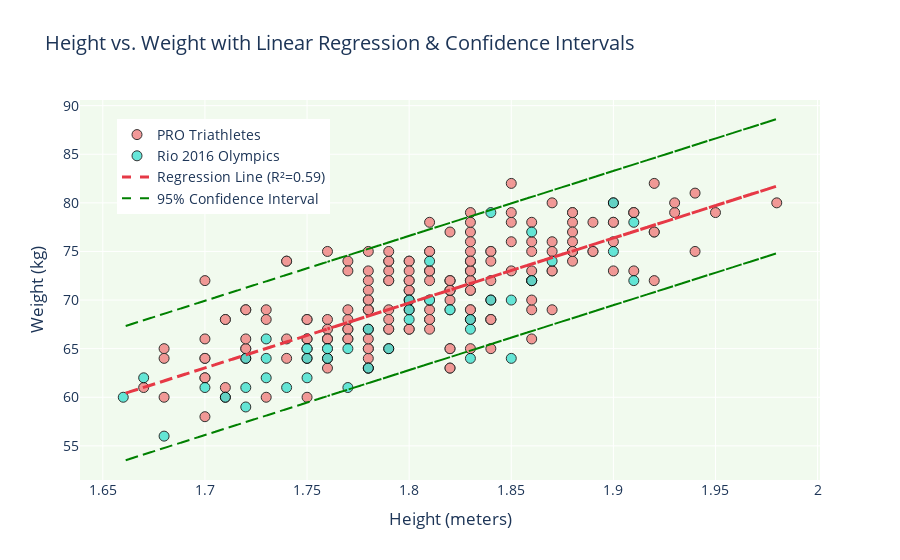
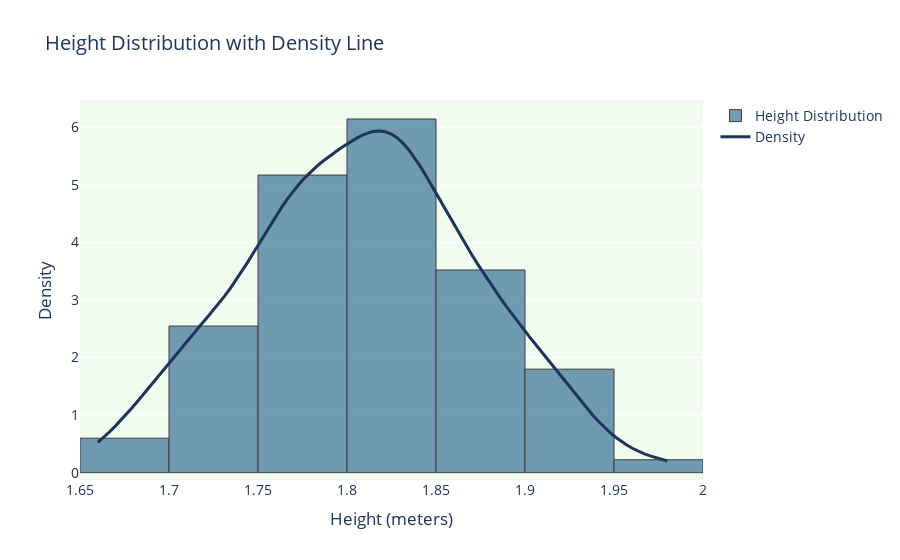
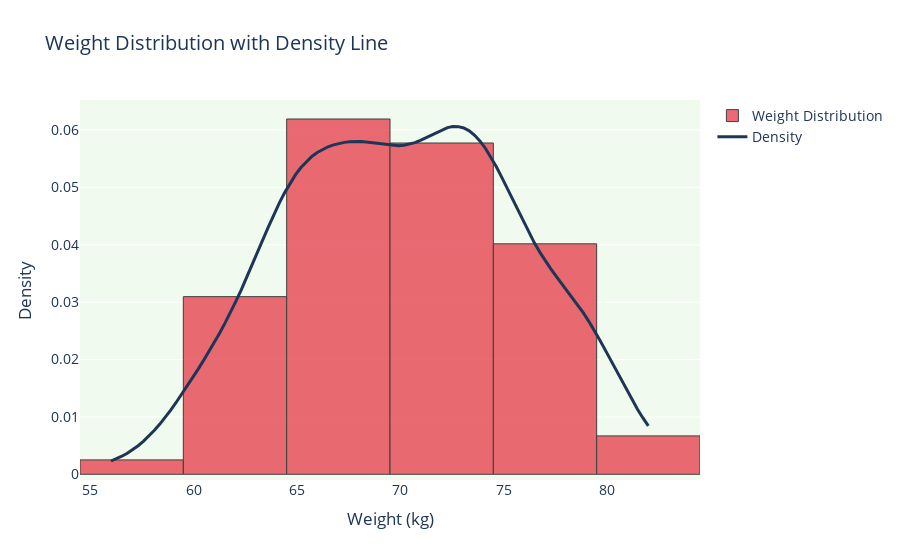

Notebook cell for these charts, in order:
### Markdown cell above
Check out the distribution of these heights and weights from elite athletes - I explain how the data was collected in ironman_elite_men_data_collection.ipynb - let's do a linear regression as well

### Code cell
import pandas as pd
import numpy as np
from scipy import stats
from sklearn.linear_model import LinearRegression
import plotly.graph_objects as go
import plotly.express as px

# File path to the combined dataset
file_path = '/Users/ngirmay/Documents/GitHub/ironman_retrospective/IronMan_2023/body_composition/All_athletes_height_weight.csv'

# Load the dataset
df = pd.read_csv(file_path)

# 1. Normality test for height and weight (Shapiro-Wilk Test)
shapiro_height = stats.shapiro(df['Final_Height'].dropna())
shapiro_weight = stats.shapiro(df['Final_Weight'].dropna())
print(f"Shapiro-Wilk test for Height: {shapiro_height}")
print(f"Shapiro-Wilk test for Weight: {shapiro_weight}")

# 2. Correlation Coefficient (Spearman)
spearman_corr = df[['Final_Height', 'Final_Weight']].corr(method='spearman')
print("\nSpearman Correlation between Height and Weight:")
print(spearman_corr)

# Filter PRO Triathletes and Rio 2016 Olympics athletes
df_pro = df[df['Source'] == 'PRO Triathletes']
df_rio = df[df['Source'] == 'Rio 2016 Olympics']

# Drop missing values for regression
df_clean = df[['Final_Height', 'Final_Weight']].dropna()

# Reshape data for linear regression
X = df_clean['Final_Height'].values.reshape(-1, 1)
y = df_clean['Final_Weight'].values

# Create and fit the model
reg = LinearRegression()
reg.fit(X, y)

# Predicted values and confidence intervals
y_pred = reg.predict(X)
pred_std = np.std(y - y_pred)  # standard deviation of residuals
conf = 1.96 * pred_std  # 95% confidence interval

# Create Plotly figure
fig = go.Figure()

# Plot PRO Triathletes data points
fig.add_trace(go.Scatter(
    x=df_pro['Final_Height'], y=df_pro['Final_Weight'],
    mode='markers', name='PRO Triathletes',
    marker=dict(color='lightcoral', size=10, line=dict(width=1, color='black')),
    opacity=0.8
))

# Plot Rio 2016 Olympics data points
fig.add_trace(go.Scatter(
    x=df_rio['Final_Height'], y=df_rio['Final_Weight'],
    mode='markers', name='Rio 2016 Olympics',
    marker=dict(color='turquoise', size=10, line=dict(width=1, color='black')),
    opacity=0.8
))

# Plot the regression line
fig.add_trace(go.Scatter(
    x=df_clean['Final_Height'], y=y_pred,
    mode='lines', name=f'Regression Line (R²={reg.score(X, y):.2f})',
    line=dict(color='#E63946', width=3, dash='dash')
))

# Plot confidence interval lines
fig.add_trace(go.Scatter(
    x=df_clean['Final_Height'], y=y_pred - conf,
    mode='lines', name='95% Confidence Interval',
    line=dict(color='green', width=2, dash='dash')
))

fig.add_trace(go.Scatter(
    x=df_clean['Final_Height'], y=y_pred + conf,
    mode='lines', showlegend=False,
    line=dict(color='green', width=2, dash='dash')
))

# Customize plot layout
fig.update_layout(
    title='Height vs. Weight with Linear Regression & Confidence Intervals',
    xaxis_title='Height (meters)',
    yaxis_title='Weight (kg)',
    plot_bgcolor='#f1faee',
    font=dict(size=14, color='#1D3557'),
    legend=dict(x=0.05, y=0.95),
)

# Show the plot
fig.show()

# 4. Z-Scores for Height and Weight (detecting outliers)
df['Height_ZScore'] = np.abs(stats.zscore(df['Final_Height'].dropna()))
df['Weight_ZScore'] = np.abs(stats.zscore(df['Final_Weight'].dropna()))

# Filter athletes with z-scores above 3 (outliers)
outliers = df[(df['Height_ZScore'] > 3) | (df['Weight_ZScore'] > 3)]
print("\nOutliers in Height or Weight (Z-Scores > 3):")
print(outliers[['name', 'Final_Height', 'Final_Weight', 'Height_ZScore', 'Weight_ZScore']])

# 5. Summary statistics
height_summary = df['Final_Height'].describe()
weight_summary = df['Final_Weight'].describe()

print("\nHeight Summary Statistics:")
print(height_summary)

print("\nWeight Summary Statistics:")
print(weight_summary)

# Visualizing height and weight distributions using Plotly
# Create histogram with density line for Height
fig_hist_height = go.Figure()

# Add the histogram for Height
fig_hist_height.add_trace(go.Histogram(
    x=df['Final_Height'],
    nbinsx=10,
    histnorm='probability density',
    name='Height Distribution',
    marker=dict(color='#457B9D', line=dict(width=1, color='black')),
    opacity=0.75
))

# Add the KDE line for Height
height_density = stats.gaussian_kde(df['Final_Height'].dropna())
height_x = np.linspace(df['Final_Height'].min(), df['Final_Height'].max(), 100)
fig_hist_height.add_trace(go.Scatter(
    x=height_x,
    y=height_density(height_x),
    mode='lines',
    name='Density',
    line=dict(color='#1D3557', width=3)
))

# Customize layout
fig_hist_height.update_layout(
    title='Height Distribution with Density Line',
    xaxis_title="Height (meters)",
    yaxis_title="Density",
    plot_bgcolor='#f1faee',
    font=dict(size=14, color='#1D3557'),
    showlegend=True
)

fig_hist_height.show()

# Create histogram with density line for Weight
fig_hist_weight = go.Figure()

# Add the histogram for Weight
fig_hist_weight.add_trace(go.Histogram(
    x=df['Final_Weight'],
    nbinsx=10,
    histnorm='probability density',
    name='Weight Distribution',
    marker=dict(color='#E63946', line=dict(width=1, color='black')),
    opacity=0.75
))

# Add the KDE line for Weight
weight_density = stats.gaussian_kde(df['Final_Weight'].dropna())
weight_x = np.linspace(df['Final_Weight'].min(), df['Final_Weight'].max(), 100)
fig_hist_weight.add_trace(go.Scatter(
    x=weight_x,
    y=weight_density(weight_x),
    mode='lines',
    name='Density',
    line=dict(color='#1D3557', width=3)
))

# Customize layout
fig_hist_weight.update_layout(
    title='Weight Distribution with Density Line',
    xaxis_title="Weight (kg)",
    yaxis_title="Density",
    plot_bgcolor='#f1faee',
    font=dict(size=14, color='#1D3557'),
    showlegend=True
)

fig_hist_weight.show()

### Figure 1 — Plotly figure (JSON) as saved in the notebook; plotly's stock layout.template omitted (floating-point values rounded to 4 significant figures; data arrays with more than 128 entries replaced by an {"elided": "..."} marker saying what was removed)
{"data": [{"marker": {"color": "lightcoral", "line": {"color": "black", "width": 1}, "size": 10}, "mode": "markers", "name": "PRO Triathletes", "opacity": 0.8, "type": "scatter", "x": {"elided": "220 float values"}, "y": {"elided": "220 int values"}}, {"marker": {"color": "turquoise", "line": {"color": "black", "width": 1}, "size": 10}, "mode": "markers", "name": "Rio 2016 Olympics", "opacity": 0.8, "type": "scatter", "x": {"elided": "817 float values"}, "y": {"elided": "817 int values"}}, {"line": {"color": "#E63946", "dash": "dash", "width": 3}, "mode": "lines", "name": "Regression Line (R²=0.59)", "type": "scatter", "x": {"elided": "239 float values"}, "y": {"elided": "239 float values"}}, {"line": {"color": "green", "dash": "dash", "width": 2}, "mode": "lines", "name": "95% Confidence Interval", "type": "scatter", "x": {"elided": "239 float values"}, "y": {"elided": "239 float values"}}, {"line": {"color": "green", "dash": "dash", "width": 2}, "mode": "lines", "showlegend": false, "type": "scatter", "x": {"elided": "239 float values"}, "y": {"elided": "239 float values"}}], "layout": {"font": {"color": "#1D3557", "size": 14}, "legend": {"x": 0.05, "y": 0.95}, "plot_bgcolor": "#f1faee", "title": {"text": "Height vs. Weight with Linear Regression & Confidence Intervals"}, "xaxis": {"title": {"text": "Height (meters)"}}, "yaxis": {"title": {"text": "Weight (kg)"}}}}

### Figure 2 — Plotly figure (JSON) as saved in the notebook; plotly's stock layout.template omitted (floating-point values rounded to 4 significant figures; data arrays with more than 128 entries replaced by an {"elided": "..."} marker saying what was removed)
{"data": [{"histnorm": "probability density", "marker": {"color": "#457B9D", "line": {"color": "black", "width": 1}}, "name": "Height Distribution", "nbinsx": 10, "opacity": 0.75, "type": "histogram", "x": {"elided": "1037 float values"}}, {"line": {"color": "#1D3557", "width": 3}, "mode": "lines", "name": "Density", "type": "scatter", "x": [1.66, 1.663, 1.666, 1.67, 1.673, 1.676, 1.679, 1.683, 1.686, 1.689, 1.692, 1.696, 1.699, 1.702, 1.705, 1.708, 1.712, 1.715, 1.718, 1.721, 1.725, 1.728, 1.731, 1.734, 1.738, 1.741, 1.744, 1.747, 1.751, 1.754, 1.757, 1.76, 1.763, 1.767, 1.77, 1.773, 1.776, 1.78, 1.783, 1.786, 1.789, 1.793, 1.796, 1.799, 1.802, 1.805, 1.809, 1.812, 1.815, 1.818, 1.822, 1.825, 1.828, 1.831, 1.835, 1.838, 1.841, 1.844, 1.847, 1.851, 1.854, 1.857, 1.86, 1.864, 1.867, 1.87, 1.873, 1.877, 1.88, 1.883, 1.886, 1.889, 1.893, 1.896, 1.899, 1.902, 1.906, 1.909, 1.912, 1.915, 1.919, 1.922, 1.925, 1.928, 1.932, 1.935, 1.938, 1.941, 1.944, 1.948, 1.951, 1.954, 1.957, 1.961, 1.964, 1.967, 1.97, 1.974, 1.977, 1.98], "y": [0.5282, 0.614, 0.7062, 0.8043, 0.9081, 1.017, 1.131, 1.249, 1.37, 1.494, 1.619, 1.745, 1.87, 1.993, 2.115, 2.234, 2.35, 2.465, 2.579, 2.694, 2.812, 2.934, 3.062, 3.198, 3.341, 3.491, 3.648, 3.81, 3.975, 4.141, 4.305, 4.463, 4.615, 4.759, 4.892, 5.014, 5.124, 5.225, 5.316, 5.4, 5.477, 5.55, 5.62, 5.687, 5.751, 5.81, 5.861, 5.902, 5.928, 5.935, 5.92, 5.881, 5.817, 5.727, 5.613, 5.479, 5.327, 5.163, 4.99, 4.813, 4.635, 4.458, 4.285, 4.115, 3.948, 3.786, 3.627, 3.472, 3.321, 3.173, 3.028, 2.888, 2.752, 2.619, 2.49, 2.364, 2.239, 2.114, 1.99, 1.865, 1.739, 1.612, 1.486, 1.36, 1.237, 1.117, 1.002, 0.8933, 0.7924, 0.7, 0.6165, 0.5423, 0.4769, 0.42, 0.3708, 0.3281, 0.2911, 0.2585, 0.2295, 0.2031]}], "layout": {"font": {"color": "#1D3557", "size": 14}, "plot_bgcolor": "#f1faee", "showlegend": true, "title": {"text": "Height Distribution with Density Line"}, "xaxis": {"title": {"text": "Height (meters)"}}, "yaxis": {"title": {"text": "Density"}}}}

### Figure 3 — Plotly figure (JSON) as saved in the notebook; plotly's stock layout.template omitted (floating-point values rounded to 4 significant figures; data arrays with more than 128 entries replaced by an {"elided": "..."} marker saying what was removed)
{"data": [{"histnorm": "probability density", "marker": {"color": "#E63946", "line": {"color": "black", "width": 1}}, "name": "Weight Distribution", "nbinsx": 10, "opacity": 0.75, "type": "histogram", "x": {"elided": "1037 int values"}}, {"line": {"color": "#1D3557", "width": 3}, "mode": "lines", "name": "Density", "type": "scatter", "x": [56, 56.26, 56.53, 56.79, 57.05, 57.31, 57.58, 57.84, 58.1, 58.36, 58.63, 58.89, 59.15, 59.41, 59.68, 59.94, 60.2, 60.46, 60.73, 60.99, 61.25, 61.52, 61.78, 62.04, 62.3, 62.57, 62.83, 63.09, 63.35, 63.62, 63.88, 64.14, 64.4, 64.67, 64.93, 65.19, 65.45, 65.72, 65.98, 66.24, 66.51, 66.77, 67.03, 67.29, 67.56, 67.82, 68.08, 68.34, 68.61, 68.87, 69.13, 69.39, 69.66, 69.92, 70.18, 70.44, 70.71, 70.97, 71.23, 71.49, 71.76, 72.02, 72.28, 72.55, 72.81, 73.07, 73.33, 73.6, 73.86, 74.12, 74.38, 74.65, 74.91, 75.17, 75.43, 75.7, 75.96, 76.22, 76.48, 76.75, 77.01, 77.27, 77.54, 77.8, 78.06, 78.32, 78.59, 78.85, 79.11, 79.37, 79.64, 79.9, 80.16, 80.42, 80.69, 80.95, 81.21, 81.47, 81.74, 82], "y": [0.002317, 0.002703, 0.003152, 0.003675, 0.004281, 0.004979, 0.005774, 0.00667, 0.007666, 0.008757, 0.009937, 0.01119, 0.01252, 0.01389, 0.01531, 0.01676, 0.01825, 0.01977, 0.02132, 0.02293, 0.0246, 0.02635, 0.02819, 0.03012, 0.03216, 0.03428, 0.03647, 0.0387, 0.04094, 0.04313, 0.04525, 0.04725, 0.0491, 0.05076, 0.05221, 0.05347, 0.05452, 0.05539, 0.05609, 0.05665, 0.05708, 0.05742, 0.05767, 0.05785, 0.05796, 0.05801, 0.05799, 0.05792, 0.05781, 0.05766, 0.05751, 0.05738, 0.05728, 0.05727, 0.05734, 0.05752, 0.0578, 0.05818, 0.05864, 0.05914, 0.05964, 0.06008, 0.06042, 0.0606, 0.06059, 0.06035, 0.05986, 0.05909, 0.05807, 0.05679, 0.05529, 0.0536, 0.05176, 0.04982, 0.04784, 0.04586, 0.04393, 0.04208, 0.04034, 0.03873, 0.03723, 0.03585, 0.03455, 0.03331, 0.03208, 0.03083, 0.02954, 0.02817, 0.0267, 0.02515, 0.0235, 0.02177, 0.01999, 0.01819, 0.01639, 0.01463, 0.01293, 0.01132, 0.009819, 0.008435]}], "layout": {"font": {"color": "#1D3557", "size": 14}, "plot_bgcolor": "#f1faee", "showlegend": true, "title": {"text": "Weight Distribution with Density Line"}, "xaxis": {"title": {"text": "Weight (kg)"}}, "yaxis": {"title": {"text": "Density"}}}}
